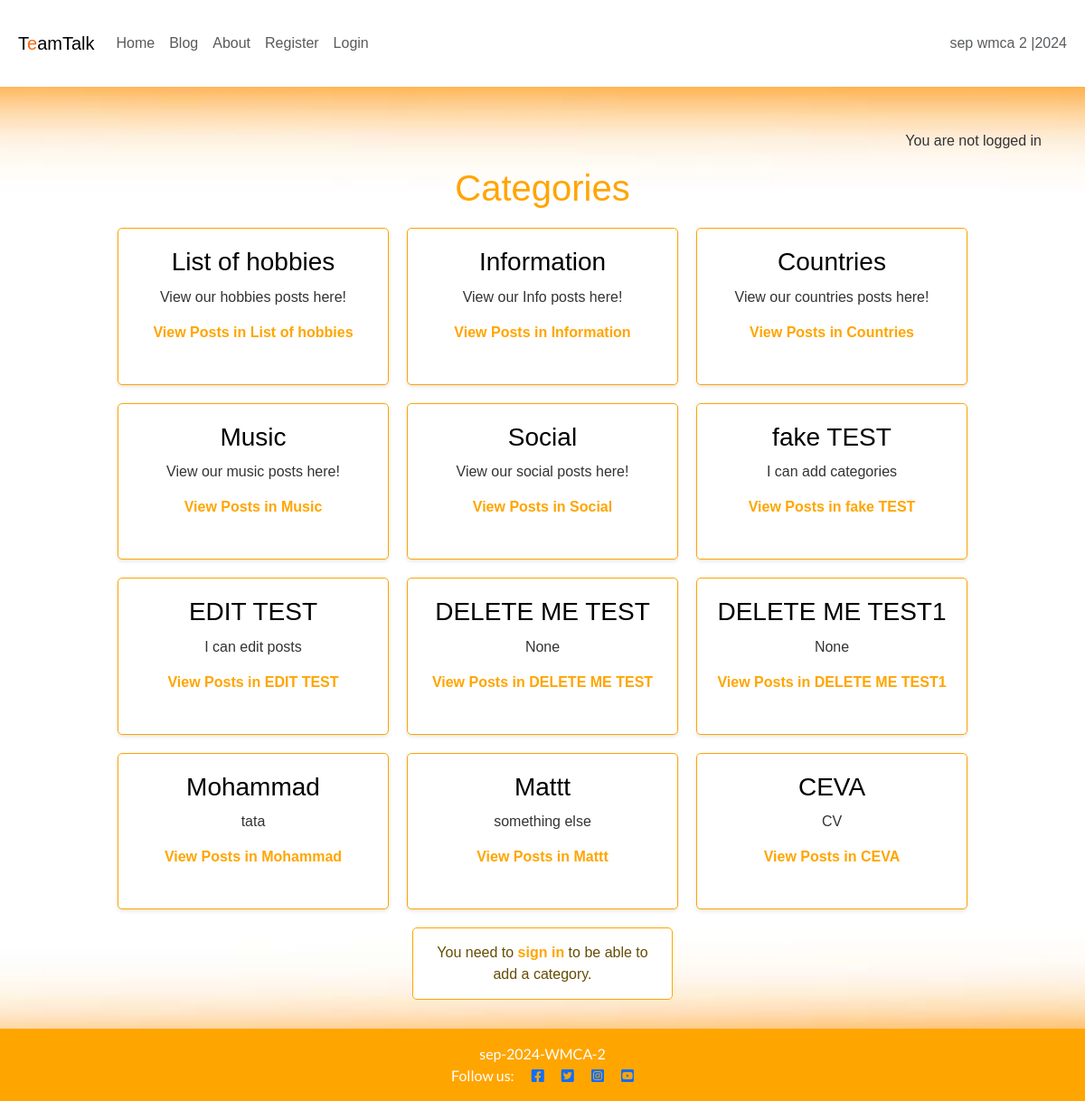
Screenshot of /blog/categories/ with the database file from the repository.
### blog/models.py (models this page shows, shortened)
class Category(models.Model):
    name = models.CharField(max_length=100, unique=True)
    description = models.TextField(blank=True, null=True)
    author = models.ForeignKey(User, on_delete=models.CASCADE, related_name="categories")

### blog/views.py (the view)
# urls.py: path('categories/', views.category_list, name='categories'),
def category_list(request):
    categories = Category.objects.all()
    return render(request, 'blog/category_list.html', {'categories': categories})

### blog/templates/blog/category_list.html (shortened to what this page needs)
{% extends 'base.html' %}
{% block content %}
<h1 style="text-align: center; margin-bottom: 20px; color: orange; font-family: Arial, sans-serif;">Categories</h1>
<div style="display: flex; flex-wrap: wrap; justify-content: center; gap: 20px;">
    {% for category in categories %}
    <div style="width: 300px; border: 1px solid orange; border-radius: 5px; padding: 20px; background-color: white; text-align: center; font-family: Arial, sans-serif; box-shadow: 0 2px 4px rgba(0, 0, 0, 0.1);">
        <h3 style="color: black; margin-bottom: 10px;">{{ category.name }}</h3>
        <p style="color: #333; margin-bottom: 15px;">{{ category.description | safe }}</p>
        <a href="{% url 'posts_by_category' category.id %}" style="text-decoration: none; color: orange; font-weight: bold; display: inline-block; margin-bottom: 10px;">
            View Posts in {{ category.name }}
        </a>
    </div>
    {% endfor %}
</div>
{% if user.is_authenticated %}
<div style="text-align: center; margin-top: 20px;">
    <a href="{% url 'add_category' %}" style="display: inline-block; padding: 10px 20px; background-color: black; color: white; text-decoration: none; font-weight: bold; border-radius: 3px;">
        Add New Category
    </a>
</div>
{% else %}
<div class="alert alert-warning" role="alert" style="margin: 20px auto 0 auto;width: 288px; padding: 15px; background-color: white; border: 1px solid orange; border-radius: 5px; text-align: center; font-family: Arial, sans-serif;">
    You need to <a href="{% url 'account_login' %}" style="text-decoration: none; font-weight: bold; color: orange;">sign in</a> to be able to add a category.
</div>
{% endif %}
{% endblock %}

### static/css/style.css (style rules this page uses)
body { background-image: url(/static/images/TotFundal2.jpg); background-size: cover; background-position: center; background-repeat: no-repeat; margin: 0; font-family: Arial, sans-serif; background-color: #f7f7f7; color: #333333; }
h1, h2 { margin: 0.5rem 0; font-family: "Roboto"; }
body { font-family: Arial, sans-serif; }
h1, h2 { color: orange; margin-bottom: 20px; }

### rows the page displays
Category: name "List of hobbies", description "View our hobbies posts here!"
Category: name "Information", description "View our Info posts here!"
Category: name "Countries", description "View our countries posts here!"
Category: name "Music", description "View our music posts here!"
Category: name "Social", description "View our social posts here!"
Category: name "fake TEST", description "I can add categories"
Category: name "EDIT TEST", description "I can edit posts"
Category: name "DELETE ME TEST", description "None"
Category: name "DELETE ME TEST1", description "None"
Category: name "Mohammad", description "tata"
Category: name "Mattt", description "something else"
Category: name "CEVA", description "CV"
